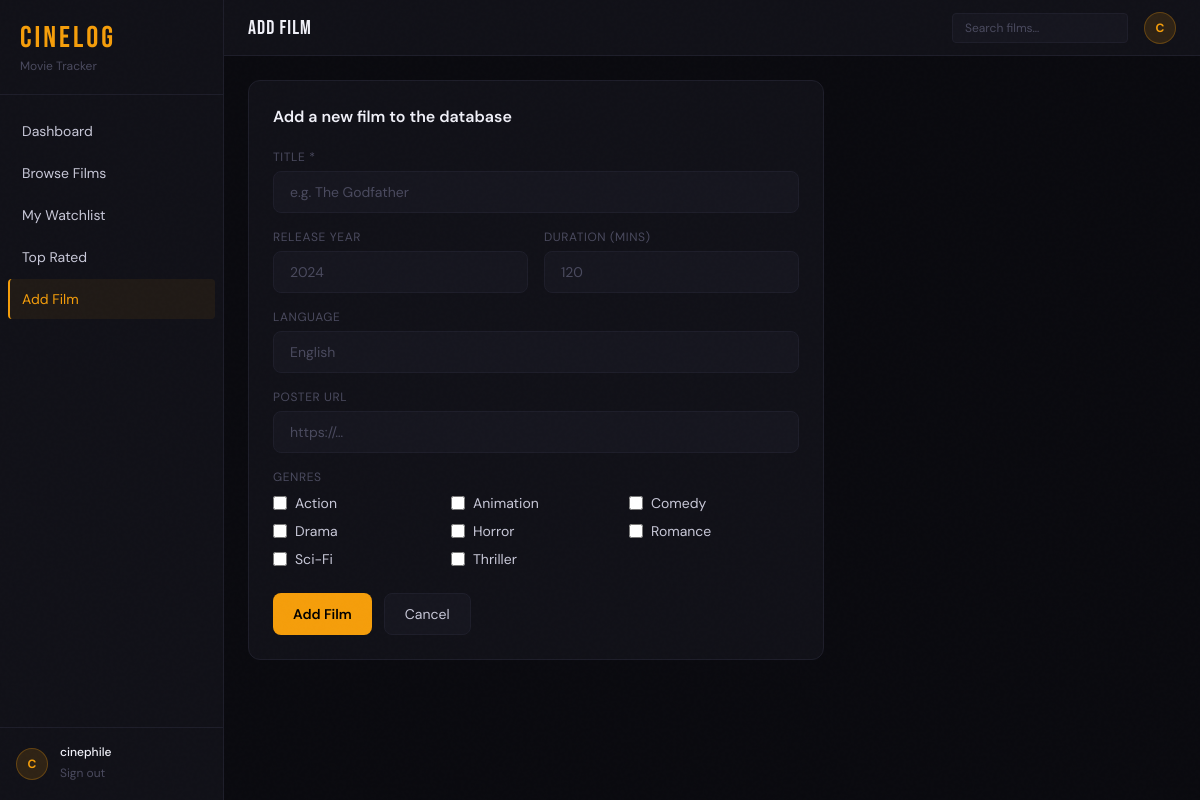
The page /add_movie.php (signed in) on the database its author committed.
### tables this page shows
CREATE TABLE Genres (
    genre_id    INT AUTO_INCREMENT PRIMARY KEY,
    genre_name  VARCHAR(50) NOT NULL UNIQUE
);

### includes/db.php (called while the page is built, shortened)
<?php
function db_connect()
{
    static $conn = null;
    if ($conn === null) {
        $conn = new mysqli(DB_HOST, DB_USER, DB_PASS, DB_NAME);
        $conn->set_charset('utf8mb4');
    }
    return $conn;
}
function db_prepare(string $sql, array $params = [])
{
    $conn = db_connect();
    $stmt = $conn->prepare($sql);
    return $stmt;
}
function db_fetch_all(string $sql, array $params = []): array
{
    $stmt = db_prepare($sql, $params);
    $stmt->execute();
    $result = $stmt->get_result();
    $rows = $result->fetch_all(MYSQLI_ASSOC);
    return $rows ?: [];
}

### add_movie.php (the view, shortened to what this page needs)
<?php
$genres = db_fetch_all('SELECT * FROM Genres ORDER BY genre_name');
include __DIR__ . '/partials/header.php';
?>
<div class="max-w-xl">
  <div class="bg-[#111118] border border-[#1e1e2a] rounded-xl p-6">
    <h2 class="text-[#f0f0f8] font-semibold mb-5">Add a new film to the database</h2>
    <form method="post" class="space-y-4">
      <div>
        <label class="block text-xs text-[#4a4a5e] uppercase tracking-wider mb-1.5">Title *</label>
        <input name="title" type="text" required class="w-full bg-[#16161f] border border-[#1e1e2a] rounded-lg px-4 py-2.5 text-sm text-[#c8c8d8] placeholder-[#4a4a5e] focus:outline-none focus:border-[#f59e0b66] transition-colors" placeholder="e.g. The Godfather" />
      </div>
      <div class="grid grid-cols-2 gap-4">
        <div>
          <label class="block text-xs text-[#4a4a5e] uppercase tracking-wider mb-1.5">Release Year</label>
          <input name="release_year" type="number" min="1888" max="2030" class="w-full bg-[#16161f] border border-[#1e1e2a] rounded-lg px-4 py-2.5 text-sm text-[#c8c8d8] placeholder-[#4a4a5e] focus:outline-none focus:border-[#f59e0b66] transition-colors" placeholder="2024" />
        </div>
        <div>
          <label class="block text-xs text-[#4a4a5e] uppercase tracking-wider mb-1.5">Duration (mins)</label>
          <input name="duration_mins" type="number" min="1" class="w-full bg-[#16161f] border border-[#1e1e2a] rounded-lg px-4 py-2.5 text-sm text-[#c8c8d8] placeholder-[#4a4a5e] focus:outline-none focus:border-[#f59e0b66] transition-colors" placeholder="120" />
        </div>
      </div>
      <div>
        <label class="block text-xs text-[#4a4a5e] uppercase tracking-wider mb-1.5">Language</label>
        <input name="language" type="text" class="w-full bg-[#16161f] border border-[#1e1e2a] rounded-lg px-4 py-2.5 text-sm text-[#c8c8d8] placeholder-[#4a4a5e] focus:outline-none focus:border-[#f59e0b66] transition-colors" placeholder="English" />
      </div>
      <div>
        <label class="block text-xs text-[#4a4a5e] uppercase tracking-wider mb-1.5">Poster URL</label>
        <input name="poster_url" type="url" class="w-full bg-[#16161f] border border-[#1e1e2a] rounded-lg px-4 py-2.5 text-sm text-[#c8c8d8] placeholder-[#4a4a5e] focus:outline-none focus:border-[#f59e0b66] transition-colors" placeholder="https://…" />
      </div>
      <div>
        <label class="block text-xs text-[#4a4a5e] uppercase tracking-wider mb-2">Genres</label>
        <div class="grid grid-cols-3 gap-2">
          <?php foreach ($genres as $g): ?>
            <label class="flex items-center gap-2 cursor-pointer group">
              <input type="checkbox" name="genres[]" value="<?= $g['genre_id'] ?>" class="w-3.5 h-3.5 accent-[#f59e0b]" />
              <span class="text-sm text-[#c8c8d8] group-hover:text-[#f0f0f8] transition-colors"><?= htmlspecialchars($g['genre_name']) ?></span>
            </label>
          <?php endforeach; ?>
        </div>
      </div>
      <div class="flex gap-3 pt-2">
        <button type="submit" class="bg-[#f59e0b] hover:bg-[#d97706] text-black font-semibold px-5 py-2.5 rounded-lg text-sm transition-colors">Add Film</button>
        <a href="movies.php" class="bg-[#16161f] border border-[#1e1e2a] text-[#c8c8d8] hover:text-[#f0f0f8] px-5 py-2.5 rounded-lg text-sm transition-colors">Cancel</a>
      </div>
    </form>
  </div>
</div>
<?php include __DIR__ . '/partials/footer.php'; ?>

### partials/header.php (style rules this page uses)
body { font-family: 'DM Sans', sans-serif; }
.film-grain::before { content:''; position:fixed; inset:0; pointer-events:none; z-index:999; opacity: 0.4; }

### rows shown on the page
genres: genre_name "Action"
genres: genre_name "Animation"
genres: genre_name "Comedy"
genres: genre_name "Drama"
genres: genre_name "Horror"
genres: genre_name "Romance"
genres: genre_name "Sci-Fi"
genres: genre_name "Thriller"

### other values the page prints
$link['label'] "Dashboard"
$link['label'] "Browse Films"
$link['label'] "My Watchlist"
$link['label'] "Top Rated"
$link['label'] "Add Film"
substr($user['username'] ?? 'U', 0, 1) "C"
$user['username'] "cinephile"
$pageHeading "Add Film"
